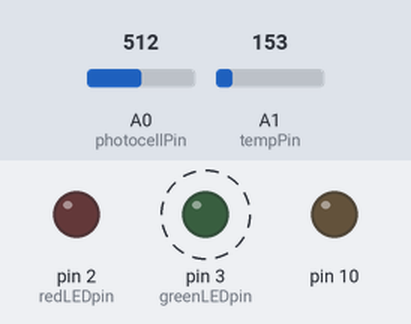
This sketch was run on a simulated Arduino Uno, built with avr-gcc and run on an emulated ATmega328P. Shown: output pins drawn as LEDs (lit = HIGH). Dashed ring = blinking. The test bench sets the inputs (shaded band); at power-on: A0 (photocellPin) = 512, A1 (tempPin) = 153. The local clock reads 2024-03-15 10:24:30 at power-on unless the sketch sets it; storage starts empty; what the sketch prints to the serial monitor is not drawn.

Above: at 1.8 s.
1.9 s: A0 (photocellPin) set to 0
Timing chart, 0 to 10.9 s (numbered marks = the images above; inputs shaded):
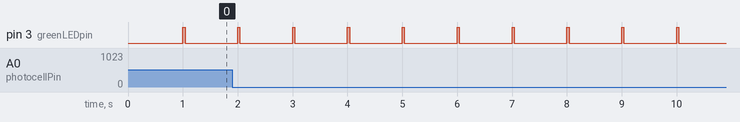

Measured:
- by itself, pin 3 (greenLEDpin): alternates HIGH for 0.04 s and LOW for 0.96 s

The sketch:

lighttemplogger.pde
```cpp
#include <SD.h>
#include <Wire.h>
#include "RTClib.h"

// A simple data logger for the Arduino analog pins

// how many milliseconds between grabbing data and logging it. 1000 ms is once a second
#define LOG_INTERVAL  1000 // mills between entries (reduce to take more/faster data)

// how many milliseconds before writing the logged data permanently to disk
// set it to the LOG_INTERVAL to write each time (safest)
// set it to 10*LOG_INTERVAL to write all data every 10 datareads, you could lose up to
// the last 10 reads if power is lost but it uses less power and is much faster!
#define SYNC_INTERVAL 1000 // mills between calls to flush() - to write data to the card
uint32_t syncTime = 0; // time of last sync()

#define ECHO_TO_SERIAL   1 // echo data to serial port
#define WAIT_TO_START    0 // Wait for serial input in setup()

// the digital pins that connect to the LEDs
#define redLEDpin 2
#define greenLEDpin 3

// The analog pins that connect to the sensors
#define photocellPin 0           // analog 0
#define tempPin 1                // analog 1
#define BANDGAPREF 14            // special indicator that we want to measure the bandgap

#define aref_voltage 3.3         // we tie 3.3V to ARef and measure it with a multimeter!
#define bandgap_voltage 1.1      // this is not super guaranteed but its not -too- off

RTC_DS1307 RTC; // define the Real Time Clock object

// for the data logging shield, we use digital pin 10 for the SD cs line
const int chipSelect = 10;

// the logging file
File logfile;

void error(char *str)
{
  Serial.print("error: ");
  Serial.println(str);

  // red LED indicates error
  digitalWrite(redLEDpin, HIGH);

  while(1);
}

void setup(void)
{
  Serial.begin(9600);
  Serial.println();

  // use debugging LEDs
  pinMode(redLEDpin, OUTPUT);
  pinMode(greenLEDpin, OUTPUT);

#if WAIT_TO_START
  Serial.println("Type any character to start");
  while (!Serial.available());
#endif //WAIT_TO_START

  // initialize the SD card
  Serial.print("Initializing SD card...");
  // make sure that the default chip select pin is set to
  // output, even if you don't use it:
  pinMode(10, OUTPUT);

  // see if the card is present and can be initialized:
  if (!SD.begin(chipSelect)) {
    error("Card failed, or not present");
  }
  Serial.println("card initialized.");

  // create a new file
  char filename[] = "LOGGER00.CSV";
  for (uint8_t i = 0; i < 100; i++) {
    filename[6] = i/10 + '0';
    filename[7] = i%10 + '0';
    if (! SD.exists(filename)) {
      // only open a new file if it doesn't exist
      logfile = SD.open(filename, FILE_WRITE);
      break;  // leave the loop!
    }
  }

  if (! logfile) {
    error("couldnt create file");
  }

  Serial.print("Logging to: ");
  Serial.println(filename);

  // connect to RTC
  Wire.begin();
  if (!RTC.begin()) {
    logfile.println("RTC failed");
#if ECHO_TO_SERIAL
    Serial.println("RTC failed");
#endif  //ECHO_TO_SERIAL
  }


  logfile.println("millis,stamp,datetime,light,temp,vcc");
#if ECHO_TO_SERIAL
  Serial.println("millis,stamp,datetime,light,temp,vcc");
#endif //ECHO_TO_SERIAL

  // If you want to set the aref to something other than 5v
  analogReference(EXTERNAL);
}

void loop(void)
{
  DateTime now;

  // delay for the amount of time we want between readings
  delay((LOG_INTERVAL -1) - (millis() % LOG_INTERVAL));

  digitalWrite(greenLEDpin, HIGH);

  // log milliseconds since starting
  uint32_t m = millis();
  logfile.print(m);           // milliseconds since start
  logfile.print(", ");
#if ECHO_TO_SERIAL
  Serial.print(m);         // milliseconds since start
  Serial.print(", ");
#endif

  // fetch the time
  now = RTC.now();
  // log time
  logfile.print(now.unixtime()); // seconds since 1/1/1970
  logfile.print(", ");
  logfile.write('"');
  logfile.print(now.year(), DEC);
  logfile.write('/');
  logfile.print(now.month(), DEC);
  logfile.write('/');
  logfile.print(now.day(), DEC);
  logfile.write(' ');
  logfile.print(now.hour(), DEC);
  logfile.write(':');
  logfile.print(now.minute(), DEC);
  logfile.write(':');
  logfile.print(now.second(), DEC);
  logfile.write('"');
#if ECHO_TO_SERIAL
  Serial.print(now.unixtime()); // seconds since 1/1/1970
  Serial.print(", ");
  Serial.write('"');
  Serial.print(now.year(), DEC);
  Serial.write('/');
  Serial.print(now.month(), DEC);
  Serial.write('/');
  Serial.print(now.day(), DEC);
  Serial.write(' ');
  Serial.print(now.hour(), DEC);
  Serial.write(':');
  Serial.print(now.minute(), DEC);
  Serial.write(':');
  Serial.print(now.second(), DEC);
  Serial.write('"');
#endif //ECHO_TO_SERIAL

  analogRead(photocellPin);
  delay(10);
  int photocellReading = analogRead(photocellPin);

  analogRead(tempPin);
  delay(10);
  int tempReading = analogRead(tempPin);

  // converting that reading to voltage, for 3.3v arduino use 3.3, for 5.0, use 5.0
  float voltage = tempReading * aref_voltage / 1024;
  float temperatureC = (voltage - 0.5) * 100 ;
  float temperatureF = (temperatureC * 9 / 5) + 32;

  logfile.print(", ");
  logfile.print(photocellReading);
  logfile.print(", ");
  logfile.print(temperatureF);
#if ECHO_TO_SERIAL
  Serial.print(", ");
  Serial.print(photocellReading);
  Serial.print(", ");
  Serial.print(temperatureF);
#endif //ECHO_TO_SERIAL

  // Log the estimated 'VCC' voltage by measuring the internal 1.1v ref
  analogRead(BANDGAPREF);
  delay(10);
  int refReading = analogRead(BANDGAPREF);
  float supplyvoltage = (bandgap_voltage * 1024) / refReading;

  logfile.print(", ");
  logfile.print(supplyvoltage);
#if ECHO_TO_SERIAL
  Serial.print(", ");
  Serial.print(supplyvoltage);
#endif // ECHO_TO_SERIAL

  logfile.println();
#if ECHO_TO_SERIAL
  Serial.println();
#endif // ECHO_TO_SERIAL

  digitalWrite(greenLEDpin, LOW);

  // Now we write data to disk! Don't sync too often - requires 2048 bytes of I/O to SD card
  // which uses a bunch of power and takes time
  if ((millis() - syncTime) < SYNC_INTERVAL) return;
  syncTime = millis();

  // blink LED to show we are syncing data to the card & updating FAT!
  digitalWrite(redLEDpin, HIGH);
  logfile.flush();
  digitalWrite(redLEDpin, LOW);

}
```
